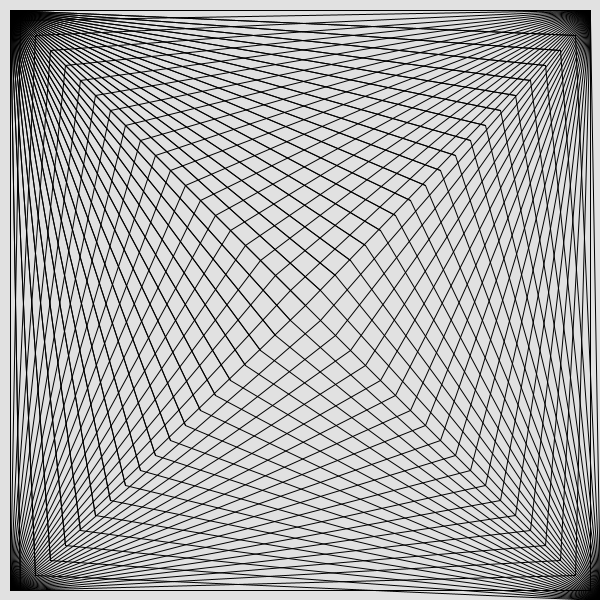
Frame 1 (no input)
Frame 60 (the mouse pressed at the canvas centre just before this capture): identical to frame 1, image omitted
Frame 120 (the mouse held since frame 60 and released just before this capture): identical to frame 1, image omitted

The Processing sketch that drew this single still picture (run headless with seeded random() and noise(); from frame 60 on, the mouse is pressed at the canvas centre):

// Processing sketch: processing_32824
// ── processing_32824.pde

int x = 20;
int y = 20;

int x2 = 20;
int y2 = 20;

int x3 = 20;
int y3 = 590;

int x4 = 590;
int y4 = 20;



int count = 0;
int a=0;



void setup() {
  
  size(600,600);
  background (225);
}

void draw() 


{
 while (count<38){

  smooth();
  line(10,10,10,590);
  line(10,10,590,10);
  line(10,590,590,590);
  line(590,10,590,590);
  smooth();
//Lines  
/*line(10,10,590,590);
  line(590,10,10,590);*/
  
  /*line(20,20,495,5);*/
  line(x,y,590,10);
  
  /*line(10,10, 20,580);*/
  line(10,10, x3,y3);
  
  /*line(20,20,5,495);*/
  line(x2,y2,10,590);
  
  
  /*line(10,10, 20,580);*/
  line(10,10, x3,y3);
 
 
 
  /*line(10,10, 20,580);*/
  line(600,600, x4,y4);

  x= x + 15;
  y= y + 15;
  
  x2= x2 + 15;
  y2= y2 + 15;
  
  x3= x3 + 15;
  y3= y3 - 15;
  
  x4= x4 - 15;
  y4= y4 + 15;
  
 //
 

  
 

 

 


count++;

 }
 
}
